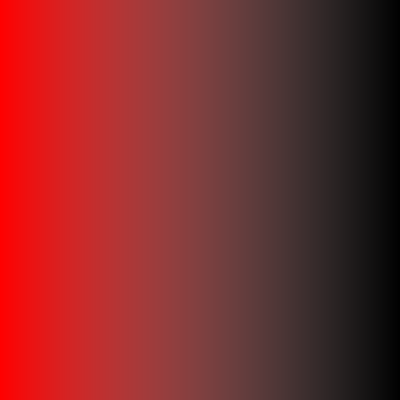
Frame 1 (no input)
Frame 60 (no input): identical to frame 1, image omitted
Frame 120 (the mouse pressed at the canvas centre since frame 60): identical to frame 1, image omitted

The p5.js sketch that drew this single still picture (run headless with seeded random() and noise() and a simulated clock; from frame 60 on, the mouse is pressed at the canvas centre):

// p5.js sketch
// ── sketch.js
var colorFrom;
var colorTo;
var rectStep = 1;

function setup() {
  createCanvas(400,400);
}

function draw() {
  colorMode(HSB,360,100,100);
  colorFrom = color(0,100,100);
  colorTo = color(0,100,0);

  for(var x = 0; x < width; x += rectStep){
    noStroke();
    var lerpAmt = map(x,0,width,0,1.0);
    var lerpedCol = lerpColor(colorFrom,colorTo,lerpAmt);
    fill(lerpedCol);
    rect(x,0,rectStep,height);
  }
}
